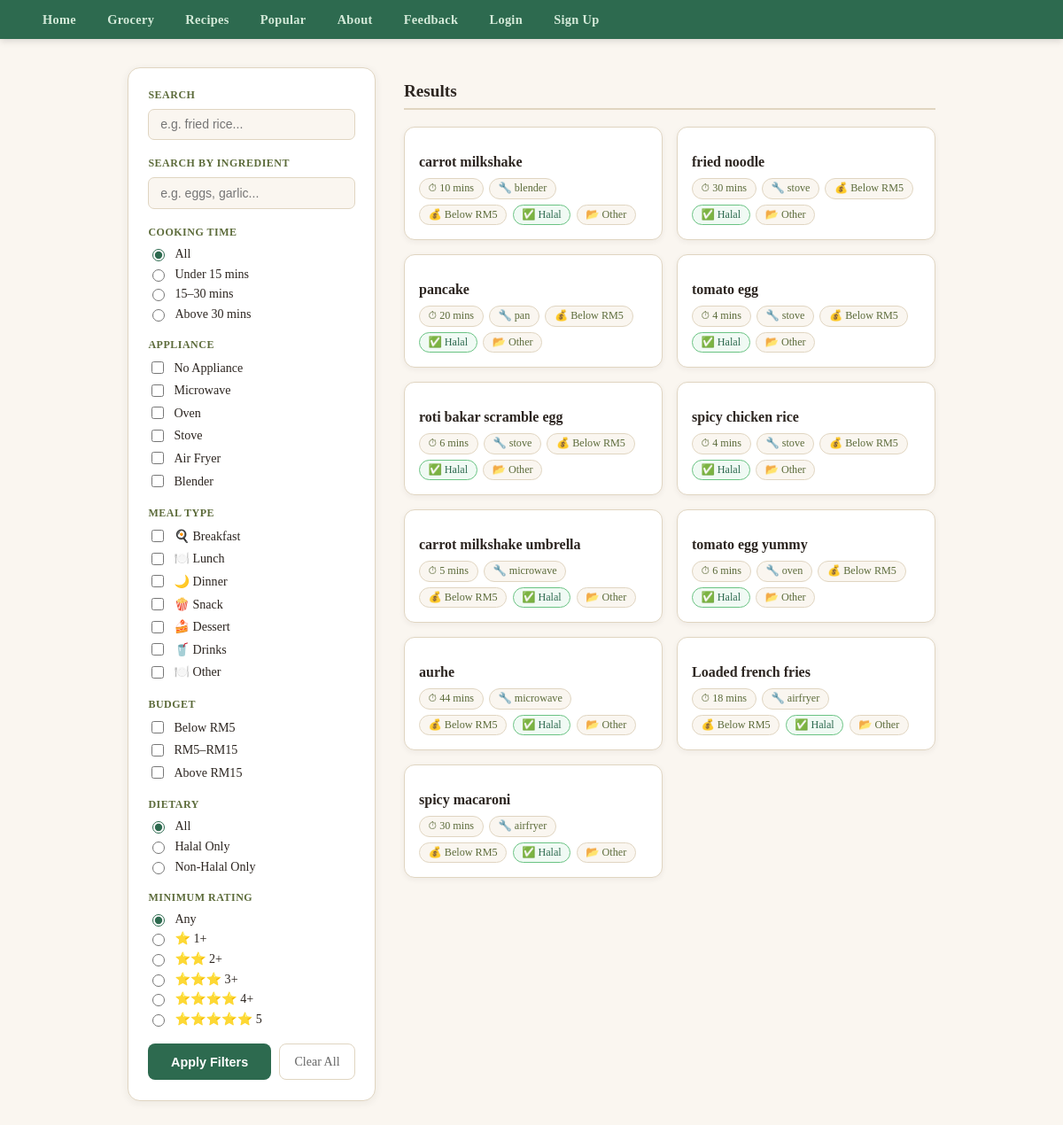
The app's page /filter/, older data.
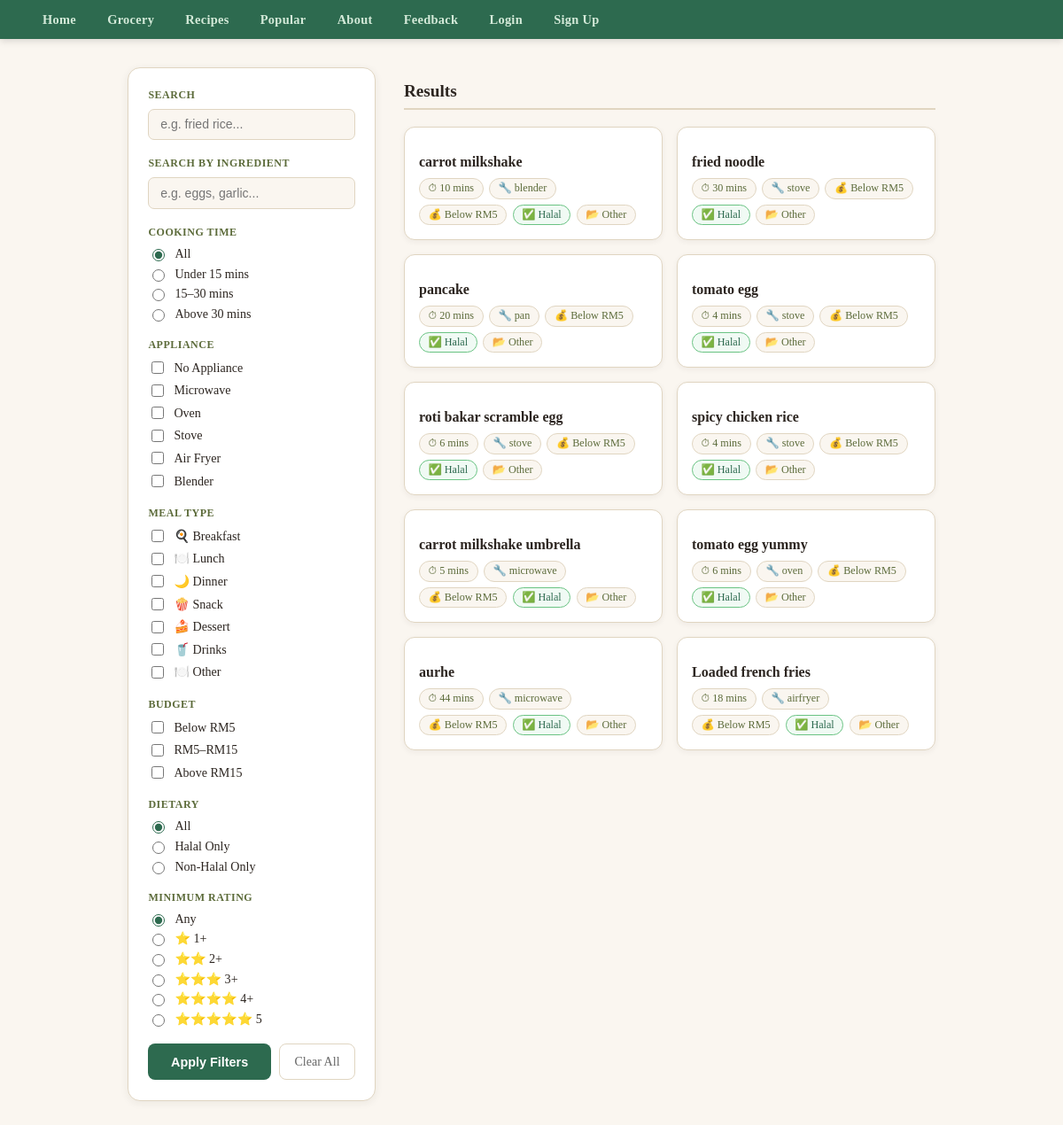
The same page, newer data.
### pages/models.py (models this page shows, shortened)
class Recipe(models.Model):
    BUDGET_CHOICES = [
        ('low',    'Below RM5'),
        ('medium', 'RM5 – RM15'),
        ('high',   'Above RM15'),
    ]
    MEAL_TYPE_CHOICES = [
    ('breakfast', 'Breakfast'),
    ('lunch',     'Lunch'),
    ('dinner',    'Dinner'),
    ('snack',     'Snack'),
    ('dessert',   'Dessert'),
    ('drinks',    'Drinks'),
    ('other',     'Other'),
    ]
    meal_type = models.CharField(max_length=20, choices=MEAL_TYPE_CHOICES, default='other')
    name         = models.CharField(max_length=100)
    ingredients  = models.ManyToManyField(
        Ingredient,
        blank=True,
        related_name='recipes'
    )
    cooking_time = models.IntegerField()
    appliance    = models.CharField(max_length=100)
    instructions = models.TextField()
    image_url    = models.URLField(max_length=500, null=True, blank=True)
    is_halal     = models.BooleanField(default=True)
    budget       = models.CharField(
        max_length=10, choices=BUDGET_CHOICES, default='low'
    )
    filters      = models.ManyToManyField(RecipeFilter, blank=True)
    user         = models.ForeignKey(
        'pages.AppUser',
        on_delete=models.CASCADE,
        related_name='recipes'
    )
    def __str__(self):
        return self.name

### pages/views.py (the view)
# urls.py: path("filter/",                  views.recipe_filter, name="recipe_filter"),
def recipe_filter(request):
    recipes = Recipe.objects.all()
    search = request.GET.get('search', '')
    if search:
        recipes = recipes.filter(name__icontains=search)
    selected_appliances = request.GET.getlist('appliance')
    if selected_appliances:
        recipes = recipes.filter(appliance__in=selected_appliances)
    time = request.GET.get('time', '')
    if time == 'quick':
        recipes = recipes.filter(cooking_time__lt=15)
    elif time == 'medium':
        recipes = recipes.filter(cooking_time__gte=15, cooking_time__lte=30)
    elif time == 'long':
        recipes = recipes.filter(cooking_time__gt=30)
    halal = request.GET.get('halal', '')
    if halal == 'true':
        recipes = recipes.filter(is_halal=True)
    elif halal == 'false':
        recipes = recipes.filter(is_halal=False)
    selected_budgets = request.GET.getlist('budget')
    if selected_budgets:
        recipes = recipes.filter(budget__in=selected_budgets)
    selected_meal_types = request.GET.getlist('meal_type')
    if selected_meal_types:
        recipes = recipes.filter(meal_type__in=selected_meal_types)
    min_rating = request.GET.get('min_rating', '')
    if min_rating:
        from django.db.models import Avg
        recipes = recipes.annotate(
            avg_stars=Avg('ratings__stars')
        ).filter(avg_stars__gte=float(min_rating))
    return render(request, 'pages/recipe_filter.html', {
        'recipes': recipes,
        'selected_appliances': request.GET.getlist('appliance'),
        'selected_budgets':    request.GET.getlist('budget'),
        'selected_meal_types': request.GET.getlist('meal_type'),})

### pages/templates/pages/recipe_filter.html (shortened to what this page needs)
{% extends 'pages/base.html' %}
{% block content %}
<main class="recipe_filter">
  <form method="GET" action="{% url 'recipe_filter' %}" class="filter_form">
    <div class="filter_group">
      <label class="filter_label">Search</label>
      <input
        type="text"
        name="search"
        class="filter_input"
        placeholder="e.g. fried rice..."
        value="{{ request.GET.search }}"
      >
    </div>
    <div class="filter_group">
      <label class="filter_label">Search by Ingredient</label>
      <input
        type="text"
        name="ingredient"
        class="filter_input"
        placeholder="e.g. eggs, garlic..."
        value="{{ request.GET.ingredient }}"
      >
    </div>
    <div class="filter_group">
      <label class="filter_label">Cooking Time</label>
      <div class="filter_options">
        <label class="filter_check">
          <input type="radio" name="time" value=""
            {% if not request.GET.time %}checked{% endif %}> All
        </label>
        <label class="filter_check">
          <input type="radio" name="time" value="quick"
            {% if request.GET.time == 'quick' %}checked{% endif %}> Under 15 mins
        </label>
        <label class="filter_check">
          <input type="radio" name="time" value="medium"
            {% if request.GET.time == 'medium' %}checked{% endif %}> 15–30 mins
        </label>
        <label class="filter_check">
          <input type="radio" name="time" value="long"
            {% if request.GET.time == 'long' %}checked{% endif %}> Above 30 mins
        </label>
      </div>
    </div>
    <div class="filter_group">
      <label class="filter_label">Appliance</label>
      <div class="filter_options">
        <label class="filter_check"><input type="checkbox" name="appliance" value="none" {% if 'none' in selected_appliances %}checked{% endif %}> No Appliance</label>
        <label class="filter_check"><input type="checkbox" name="appliance" value="microwave" {% if 'microwave' in selected_appliances %}checked{% endif %}> Microwave</label>
        <label class="filter_check"><input type="checkbox" name="appliance" value="oven" {% if 'oven' in selected_appliances %}checked{% endif %}> Oven</label>
        <label class="filter_check"><input type="checkbox" name="appliance" value="stove" {% if 'stove' in selected_appliances %}checked{% endif %}> Stove</label>
        <label class="filter_check"><input type="checkbox" name="appliance" value="airfryer" {% if 'airfryer' in selected_appliances %}checked{% endif %}> Air Fryer</label>
        <label class="filter_check"><input type="checkbox" name="appliance" value="blender" {% if 'blender' in selected_appliances %}checked{% endif %}> Blender</label>
      </div>
    </div>
    <div class="filter_group">
      <label class="filter_label">Meal Type</label>
      <div class="filter_options">
        <label class="filter_check"><input type="checkbox" name="meal_type" value="breakfast"{% if 'breakfast' in selected_meal_types %}checked{% endif %}> 🍳 Breakfast</label>
        <label class="filter_check"><input type="checkbox" name="meal_type" value="lunch"{% if 'lunch' in selected_meal_types %}checked{% endif %}> 🍽️ Lunch</label>
        <label class="filter_check"><input type="checkbox" name="meal_type" value="dinner"{% if 'dinner' in selected_meal_types %}checked{% endif %}> 🌙 Dinner</label>
        <label class="filter_check"><input type="checkbox" name="meal_type" value="snack"{% if 'snack' in selected_meal_types %}checked{% endif %}> 🍿 Snack</label>
        <label class="filter_check"><input type="checkbox" name="meal_type" value="dessert"{% if 'dessert' in selected_meal_types %}checked{% endif %}> 🍰 Dessert</label>
        <label class="filter_check"><input type="checkbox" name="meal_type" value="drinks" {% if 'drinks' in selected_meal_types %}checked{% endif %}> 🥤 Drinks</label>
        <label class="filter_check"><input type="checkbox" name="meal_type" value="other" {% if 'other' in selected_meal_types %}checked{% endif %}> 🍽️ Other</label>
      </div>
    </div>
    <div class="filter_group">
      <label class="filter_label">Budget</label>
      <div class="filter_options">
        <label class="filter_check"><input type="checkbox" name="budget" value="low" {% if 'low' in selected_budgets %}checked{% endif %}> Below RM5</label>
        <label class="filter_check"><input type="checkbox" name="budget" value="medium" {% if 'medium' in selected_budgets %}checked{% endif %}> RM5–RM15</label>
        <label class="filter_check"><input type="checkbox" name="budget" value="high" {% if 'high' in selected_budgets %}checked{% endif %}> Above RM15</label>
      </div>
    </div>
    <div class="filter_group">
      <label class="filter_label">Dietary</label>
      <div class="filter_options">
        <label class="filter_check"><input type="radio" name="halal" value="" {% if not request.GET.halal %}checked{% endif %}> All</label>
        <label class="filter_check"><input type="radio" name="halal" value="true" {% if request.GET.halal == "true" %}checked{% endif %}> Halal Only</label>
        <label class="filter_check"><input type="radio" name="halal" value="false" {% if request.GET.halal == "false" %}checked{% endif %}> Non-Halal Only</label>
      </div>
    </div>
    <div class="filter_group">
      <label class="filter_label">Minimum Rating</label>
      <div class="filter_options">
        <label class="filter_check"><input type="radio" name="min_rating" value="" {% if not request.GET.min_rating %}checked{% endif %}> Any</label>
        <label class="filter_check"><input type="radio" name="min_rating" value="1" {% if request.GET.min_rating == '1' %}checked{% endif %}> ⭐ 1+</label>
        <label class="filter_check"><input type="radio" name="min_rating" value="2" {% if request.GET.min_rating == '2' %}checked{% endif %}> ⭐⭐ 2+</label>
        <label class="filter_check"><input type="radio" name="min_rating" value="3" {% if request.GET.min_rating == '3' %}checked{% endif %}> ⭐⭐⭐ 3+</label>
        <label class="filter_check"><input type="radio" name="min_rating" value="4" {% if request.GET.min_rating == '4' %}checked{% endif %}> ⭐⭐⭐⭐ 4+</label>
        <label class="filter_check"><input type="radio" name="min_rating" value="5" {% if request.GET.min_rating == '5' %}checked{% endif %}> ⭐⭐⭐⭐⭐ 5</label>
        </div>
    </div>
    <div class="filter_buttons">
      <button type="submit" class="btn_apply">Apply Filters</button>
      <a href="{% url 'recipe_filter' %}" class="btn_clear">Clear All</a>
    </div>
  </form>
  <section class="filter_results">
    <h2 class="results_title">Results</h2>
    <div class="recipe_cards">
      {% for recipe in recipes %}
        <article class="card" onclick="window.location.href='{% url 'recipe_detail' recipe.id %}'" style="cursor:pointer;">
          <div class="card_body">
            <h2 class="card_title">{{ recipe.name }}</h2>
            <div class="card_tags">
              <span class="recipe_time">⏱ {{ recipe.cooking_time }} mins</span>
              <span class="recipe_appliance">🔧 {{ recipe.appliance }}</span>
              <span class="recipe_budget">💰 {{ recipe.get_budget_display }}</span>
              {% if recipe.is_halal %}
                <span class="recipe_halal">✅ Halal</span>
              {% else %}
                <span class="recipe_nonhalal">❌ Non-Halal</span>
              {% endif %}
              <span class="recipe_meal_type">📂 {{ recipe.get_meal_type_display }}</span>
            </div>
          </div>
        </article>
      {% empty %}
        <p class="no_results">No recipes match your filters.</p>
      {% endfor %}
    </div>
  </section>
</main>
{% endblock %}

### pages/templates/pages/base.html (shortened to what this page needs)
{% load static %}
<html lang="en">
<head>
    <link href="https://cdn.jsdelivr.net/npm/select2@4.1.0-rc.0/dist/css/select2.min.css" rel="stylesheet" />
</head>
<body>
    <nav>
        <ul>
            <li><a href="{% url 'home' %}">Home</a></li>
            <li><a href="{% url 'grocery' %}">Grocery</a></li>
            <li><a href="{% url 'recipe_list' %}">Recipes</a></li>
            <li><a href="{% url 'popular' %}">Popular</a></li>
            <li><a href="{% url 'about' %}">About</a></li>
            <li><a href="{% url 'feedback' %}">Feedback</a></li>
            {% if user.is_authenticated %}
                <li><a href="{% url 'profile' %}">Profile</a></li>
                <li>
                    <form method="POST" action="{% url 'logout' %}" style="display:inline;">
                        {% csrf_token %}
                        <button type="submit" class="nav_logout_btn">Logout</button>
                    </form>
                </li>
            {% else %}
                <li><a href="{% url 'login' %}">Login</a></li>
                <li><a href="{% url 'signup' %}">Sign Up</a></li>
            {% endif %}
        </ul>
    </nav>
    {% block content %}{% endblock %}
</body>
</html>

### pages/templates/pages/base.html (style rules this page uses)
:root { --cream: #faf6f0; --tan: #e0d5c1; --brown: #2c2520; --green: #6ac383; --green-mid: #96D4AA; --green-dark: #2d6a4f; --olive: #5c6b3a; --amber: #8a5a00; }
*, *::before, *::after { box-sizing: border-box; }
body { font-family: 'Georgia', serif; background: var(--cream); color: var(--brown); margin: 0; min-height: 100vh; }
h1, h2, h3 { color: var(--brown); }
a { color: var(--green-dark); }
nav { background: var(--green-dark); padding: 0 2rem; box-shadow: 0 2px 8px rgba(0,0,0,0.15); }
nav ul { list-style: none; margin: 0; padding: 0; display: flex; align-items: center; gap: 0.2rem; flex-wrap: wrap; }
nav ul li a { display: block; padding: 0.85rem 1rem; color: #d4ead9; text-decoration: none; font-size: 0.9rem; font-weight: 600; letter-spacing: 0.3px; border-radius: 4px; transition: background 0.2s, color 0.2s; }
main { padding: 2rem; max-width: 960px; margin: 0 auto; }
.card { background: #fff; border: 1.5px solid var(--tan); border-radius: 12px; overflow: hidden; box-shadow: 0 2px 8px rgba(44,37,32,0.07); }
.recipe_cards { display: grid; grid-template-columns: repeat(auto-fill, minmax(250px, 1fr)); gap: 20px; }

### pages/templates/pages/recipe_filter.html (style rules this page uses)
.recipe_filter { max-width: 960px; margin: 2rem auto; padding: 0 1.5rem 4rem; display: grid; grid-template-columns: 280px 1fr; gap: 2rem; align-items: start; }
.filter_form { background: #fff; border: 1.5px solid var(--tan); border-radius: 14px; padding: 1.4rem; position: sticky; top: 1rem; box-shadow: 0 2px 10px rgba(44,37,32,0.07); }
.filter_group { margin-bottom: 1.2rem; }
.filter_label { display: block; font-size: 0.75rem; font-weight: 700; color: var(--olive); text-transform: uppercase; letter-spacing: 0.5px; margin-bottom: 0.5rem; }
.filter_input { width: 100%; padding: 0.55rem 0.8rem; border: 1.5px solid var(--tan); border-radius: 7px; font-size: 0.88rem; color: var(--brown); outline: none; background: var(--cream); transition: border-color 0.2s; }
.filter_options { display: flex; flex-direction: column; gap: 0.35rem; }
.filter_check { display: flex; align-items: center; gap: 0.5rem; font-size: 0.88rem; color: var(--brown); cursor: pointer; }
.filter_check input[type="radio"], .filter_check input[type="checkbox"] { accent-color: var(--green-dark); width: 14px; height: 14px; }
.filter_buttons { display: flex; gap: 0.6rem; margin-top: 1.2rem; flex-wrap: wrap; }
.btn_apply { flex: 1; padding: 0.7rem 1rem; background: var(--green-dark); color: #fff; border: none; border-radius: 8px; font-size: 0.9rem; font-weight: 700; cursor: pointer; transition: background 0.2s; }
.btn_clear { padding: 0.7rem 1rem; background: #fff; color: #666; border: 1.5px solid var(--tan); border-radius: 8px; font-size: 0.88rem; text-decoration: none; transition: border-color 0.2s; }
.results_title { font-size: 1.2rem; font-weight: 800; color: var(--brown); margin-bottom: 1.2rem; padding-bottom: 0.5rem; border-bottom: 2px solid var(--tan); }
.recipe_cards { display: grid; grid-template-columns: repeat(auto-fill, minmax(220px,1fr)); gap: 1rem; }
.card { background: #fff; border: 1.5px solid var(--tan); border-radius: 12px; overflow: hidden; box-shadow: 0 2px 6px rgba(44,37,32,0.06); transition: box-shadow 0.2s, transform 0.15s; cursor: pointer; }
.card_body { padding: 1rem; }
.card_title { font-size: 1rem; font-weight: 700; color: var(--brown); margin-bottom: 0.6rem; }
.card_tags { display: flex; flex-wrap: wrap; gap: 0.4rem; font-size: 0.76rem; }
.card_tags span { background: var(--cream); border: 1px solid var(--tan); border-radius: 20px; padding: 0.2rem 0.6rem; color: var(--olive); }
.recipe_halal { border-color: var(--green) !important; color: var(--green-dark) !important; background: #f0faf4 !important; }

Row changes from the older to the newer data that the page shows:
removed Recipe: name "spicy macaroni", cooking_time "30", appliance "airfryer", budget "Below RM5", is_halal "✅ Halal", meal_type "Other"
